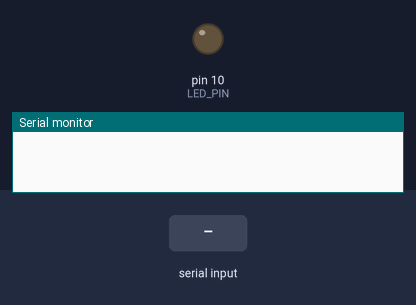
This sketch was run on a simulated Arduino Uno, built with avr-gcc and run on an emulated ATmega328P. On the bench: output pins drawn as LEDs (lit = HIGH), the last lines printed to the serial monitor. The inputs (shaded band) are chosen by the test bench.

Above: at 1.2 s.
1.3 s: "w" received over Serial
At 2.1 s:
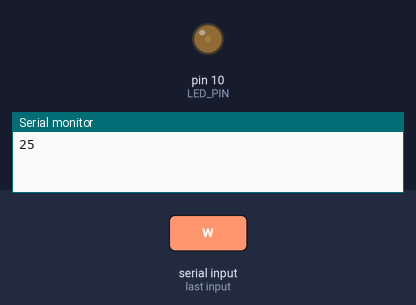
2.8 s: "d" received over Serial
At 3.3 s:
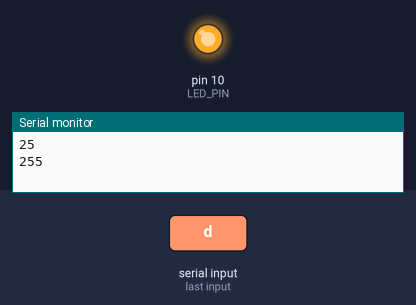
Timing chart, 0 to 5.8 s (numbered marks = the images above; inputs shaded):
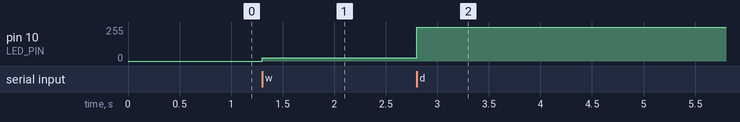

The sketch:

ComunicacionSerialArduino.ino
```cpp
/* AUTOR: CREATIVIDAD CODIFICADA
 *  www.creatividadcodificada.com
*/
#define LED_PIN 10 // pin del led
int intensidad = 0;
void setup()
{
 pinMode(LED_PIN, OUTPUT);
 Serial.begin(9600); // velocidad en baudios
}
void loop()
{
 while (Serial.available()) { // comprueba si existe algún dato para leer
  char dato = Serial.read(); // Lee el puerto serie
  switch(dato)
  {
    case 'w': intensidad=intensidad+25; break; // aumenta la intensidad
    case 's': intensidad=intensidad-25; break; // reduce la intensidad
    case 'a': intensidad=0; break; // intensidad al mínimo
    case 'd': intensidad=255; break; // intensidad al máximo
    default: break;
  }
  if(intensidad<=0 || intensidad >255) intensidad = 0; // control para no salirse de los limites
    analogWrite(LED_PIN, intensidad); // Usamos PWM para controlar la intensidad del led
    Serial.println(intensidad); // imprimimos el valor de la intensidad
 }
}
```

Measured:
- after the input at 1.3 s, pin 10 (LED_PIN): 0/255 → 25/255 at once
- after the input at 2.8 s, pin 10 (LED_PIN): 25/255 → 255/255 at once
